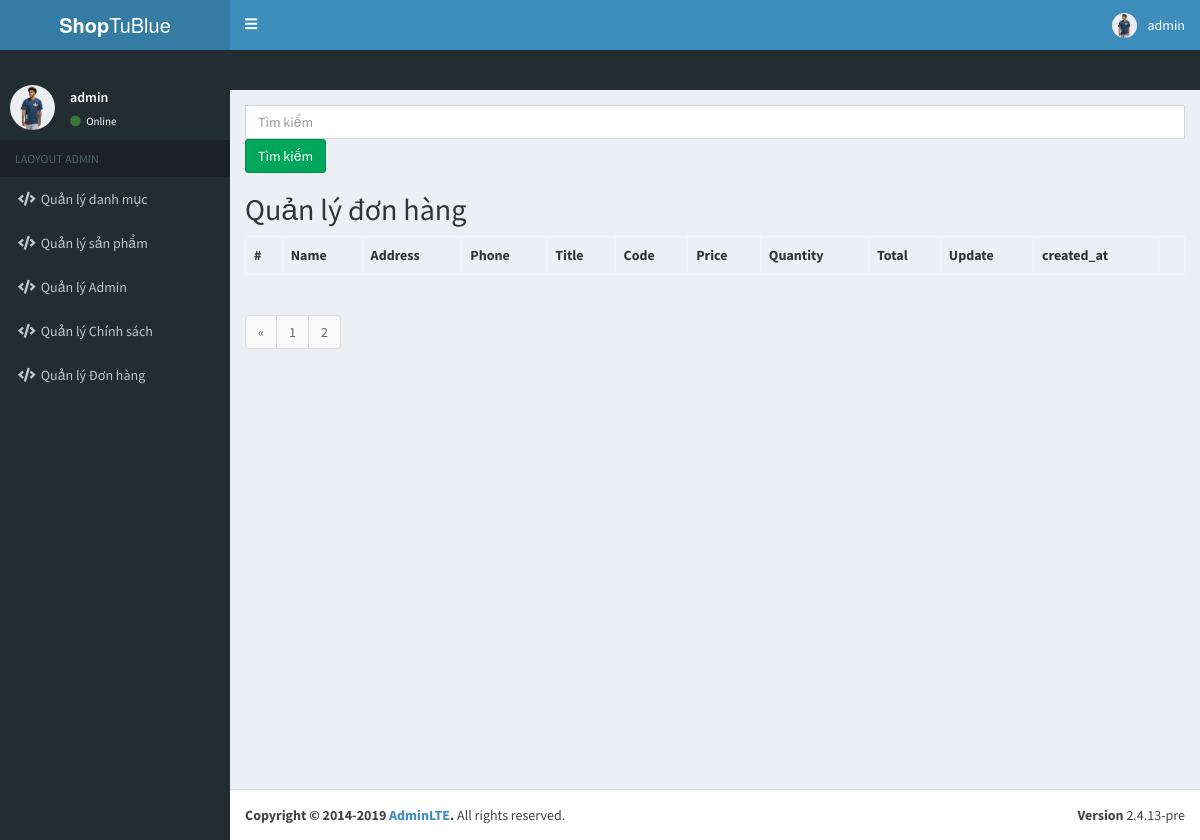
Page /Backend/index.php?controller=product&action=payMent&page=3 (signed in) on the earlier database version.
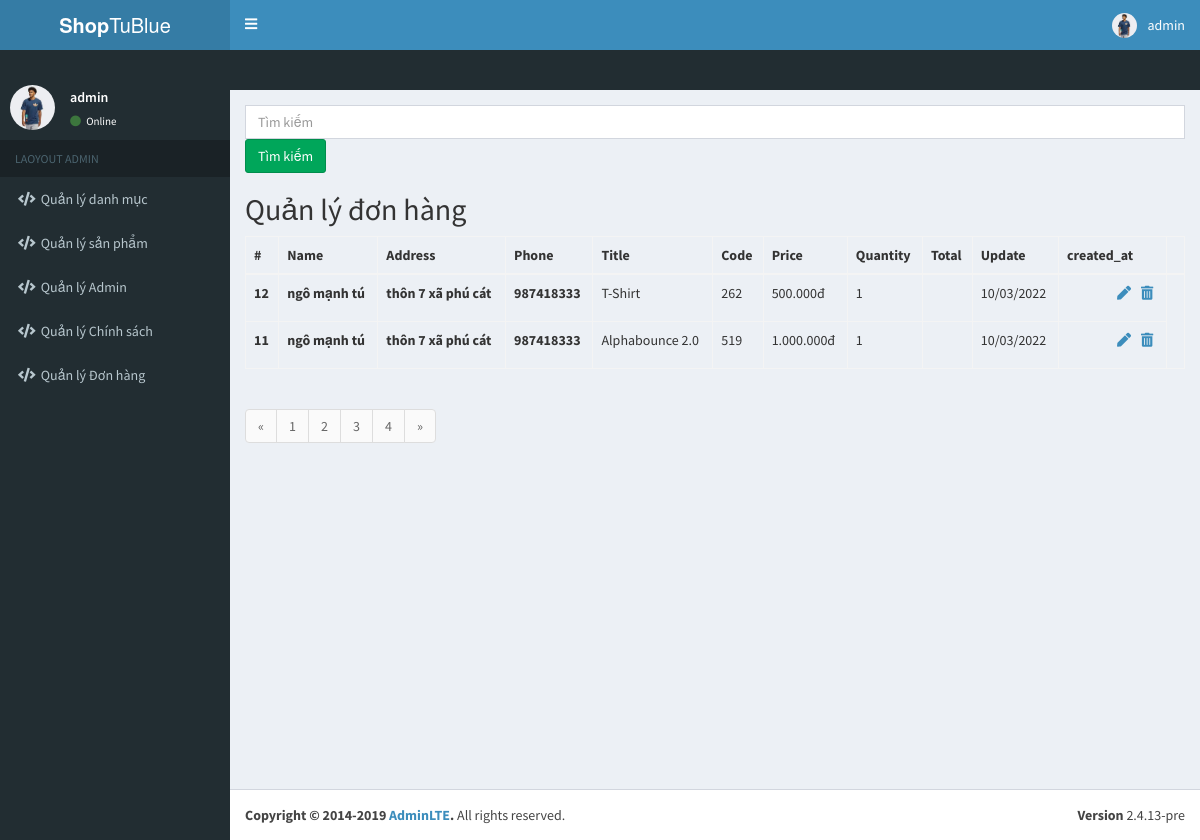
Same page on the later database version.
### tables this page shows
CREATE TABLE `user_customer` (
  `id` int(11) NOT NULL,
  `user_id` int(11) NOT NULL,
  `name` varchar(255) NOT NULL,
  `address` text NOT NULL,
  `phone` int(11) NOT NULL,
  `code` int(11) NOT NULL,
  `title` varchar(255) NOT NULL,
  `price` int(11) NOT NULL,
  `quantity` int(8) NOT NULL,
  `total` int(11) NOT NULL,
  `updated_at` datetime NOT NULL DEFAULT current_timestamp(),
  `create_at` timestamp NOT NULL DEFAULT current_timestamp()
);

### Backend/controllers/ProductController.php (called while the page is built, shortened)
<?php
require_once  "models/Product.php";
require_once "models/Pagination.php";
class ProductController extends  Controller{
    public function payMent(){
        $payments = new Product();
        $query_str = '';
        $countId = $payments->count_Id();
        $params = [
            'limit' => 2,
            'total' => $countId,
            'controller' =>'product',
            'action'=>'payMent',
            'query_string'=> 'page',
            'query_additional' => $query_str,
            'page'=> isset($_GET['page'])?$_GET['page']:1,
            'full_mode'=> false
        ];
        $pays = $payments->payment($params);
        $paginations = new Pagination2($params);
        $pagination = $paginations->getPagination($params);
        $this->content = $this->render('views/products/payment.php',
        ['pays'=>$pays, 'pages'=>$pagination]);
        require_once "views/layouts/main.php";
    }
}

### Backend/index.php (called while the page is built, shortened)
    <?php
$action = isset($_GET['action'])? $_GET['action'] : "index";
$obj = new $controller;
$obj->$action();

### Backend/controllers/Controller.php (called while the page is built, shortened)
<?php
class Controller {
    public function render($view_path,$variables=[]){
        extract($variables);
        require_once "$view_path";
        $render_view = ob_get_clean();
        return $render_view;
    }
}

### Backend/models/Model.php (called while the page is built, shortened)
<?php
class Model{
     public function __construct(){
         try {
             $this->connection = new PDO(Database::DB_DSN,Database::DB_USERNAME,Database::DB_PASSWORD);
         }catch (Exception $e){
             die("không tồn tại:" . $e->getMessage() );
         }
     }
}

### Backend/models/Product.php (called while the page is built, shortened)
<?php
require_once "models/Model.php";
class Product extends Model {
    public $str_search1 = '';
    public function payment($params=[]){
        $limit = $params['limit'];
        $page = $params['page'];
        $start = ($page - 1)*$limit;
        $sql_select = $this->connection->prepare("SELECT *
         FROM user_customer where true $this->str_search1 order by create_at desc
          limit $start, $limit ");
        $sql_select->execute();
        return $sql_select->fetchAll(PDO::FETCH_ASSOC);
    }
    public function count_Id(){
        $sql_select = $this->connection->prepare("SELECT COUNT(id) FROM user_customer");
        $sql_select->execute();
       return $sql_select->fetchColumn();
    }
}

### Backend/views/products/payment.php (the view, shortened to what the changed rows need)
<h2>Quản lý đơn hàng</h2>
<table class="table table-bordered">
    <thead>
        <tr>
            <th scope="col">#</th>
            <th scope="col">Name</th>
            <th scope="col">Address</th>
            <th scope="col">Phone</th>
            <th scope="col">Title</th>
            <th scope="col">Code</th>
            <th scope="col">Price</th>
            <th scope="col">Quantity</th>
            <th scope="col">Total</th>
            <th scope="col">Update</th>
            <th scope="col">created_at</th>
            <th scope="col"></th>
        </tr>
    </thead>
    <tbody>
        <?php foreach ($pays as $pay) :?>
        <tr>
            <th><?php echo $pay['id'];?></th>
            <th><?php echo $pay['name'];?></th>
            <th><?php echo $pay['address'];?></th>
            <th><?php echo $pay['phone'];?></th>
            <td><?php echo $pay['title'];?></td>
            <td><?php echo $pay['code'];?></td>
            <td><?php echo number_format($pay['price'],'0','.','.');?>đ</td>
            <td><?php echo $pay['quantity'] ?></td>
            <td><?php echo $pay['total_gate'] ?></td>
            <td><?php echo date('d/m/Y',strtotime($pay['updated_at']));?> </td>
            <td>
                <div class="icon">
                    <ul>
                        <li><a href="index.php?controller=product&action=updatepay&id=<?php echo $pay['id'];?>"><i
                                    class="fas fa-pen"></i></a></li>
                        <a href="index.php?controller=product&action=deletepay&id=<?php echo $pay['id'];?>"
                            onclick="return confirm('Are you sure ?')"><i class="fas fa-trash-alt"></i></a></li>
                    </ul>
                </div>
            </td>
            <?php endforeach; ?>
        </tr>
    </tbody>
</table>
<?php echo $pages ;?>

### Backend/models/Pagination.php (shortened to what the changed rows need)
<?php
class Pagination2{
    public $params = [
        'limit' => 0,
        'total' =>'',
        'controller'=>'',
        'action' =>'',
        'full_mode' => false
    ];
    public function __construct($params){
        $this->params = $params;
    }
    public function getTotalPage(){
        $total = ceil($this->params['total']/$this->params['limit']);
        return $total;
    }
    public function getCurrentPage(){
        $page = 1;
        if(isset($_GET['page'])&& is_numeric($_GET['page'])){
            $page = $_GET['page'];
            $total_page=$this->getTotalPage();
            if($page >= $total_page){
                $page = $total_page;
            }
        }
        return $page;
    }
    public function getPrevPage(){
        $prev_page = '';
        $currentPage = $this->getCurrentPage();
        if ($currentPage >= 2) {
            $controller = $this->params['controller'];
            $action = $this->params['action'];
            $page = $currentPage -1;
            $url = "index.php?controller=$controller&action=$action&page=$page";
            $prev_page = "
            <li class='page-item'>
            <a class='page-link'href='$url' aria-label='Previous'>
                <span aria-hidden='true'>&laquo;</span>
                <span class='sr-only'>Previous</span>
            </a>
            </li>
            ";
        }
        return $prev_page;
    }
    public function getNextPage(){
        $next_page = '';
        $currentPage = $this->getCurrentPage();
        $totalPage = $this->getTotalPage();
        if ($currentPage < $totalPage) {
            $controller = $this->params['controller'];
            $action = $this->params['action'];
            $page = $currentPage + 1;
            $url = "index.php?controller=$controller&action=$action&page=$page";
            $next_page ="
            <li class='page-item'>
             <a class='page-link' href='$url' aria-label='Next'>
                 <span aria-hidden='true'>&raquo;</span>
                 <span class='sr-only'>Next</span>
             </a>
             </li>
            ";
        }
        return $next_page;
    }
    public function getPagination(){
        $data = '';
        $totalPage = $this->getTotalPage();
        $data.="<ul class='pagination'>";
        $prav = $this->getPrevPage();
        $data.=$prav;
        $controller = $this->params['controller'];
        $action = $this->params['action'];
        if($this->params['full_mode']==false){
            for($page = 1; $page <= $totalPage; $page++){
                $currentPage = $this->getCurrentPage();
                if ($page == 1 || $page == $totalPage || $page == $currentPage - 1 || $page == $currentPage +1) {
                    $url = "index.php?controller=$controller&action=$action&page=$page";
                    $data .= "<li class='page-item'><a class='page-link' href='$url'>$page</a></li>";
                }
                elseif($page == $currentPage){
                    $data .="<li class='page-item' ><a class='page-link' href=''>$page</a></li>";
                }
                elseif(in_array($page,[$currentPage - 2,$currentPage +2]) ){
                    $data .= "<li class='page-item' ><a class='page-link' href=''>...</a></li>";
                }
            }
        }
      $next = $this->getNextPage();
      $data .= $next;
      $data .= "</ul>";
      return $data;
    }
}

Differences in the rows shown:
now on this page (row edited): user_customer: id "12", name "ngô mạnh tú", address "thôn 7 xã phú cát", phone "987418333", title "T-Shirt", code "262", price "500.000", quantity "1", updated_at "10/03/2022"
now on this page (row edited): user_customer: id "11", name "ngô mạnh tú", address "thôn 7 xã phú cát", phone "987418333", title "Alphabounce 2.0", code "519", price "1.000.000", quantity "1", updated_at "10/03/2022"
Other differences:
new list line: "3"
new list line: "4"
